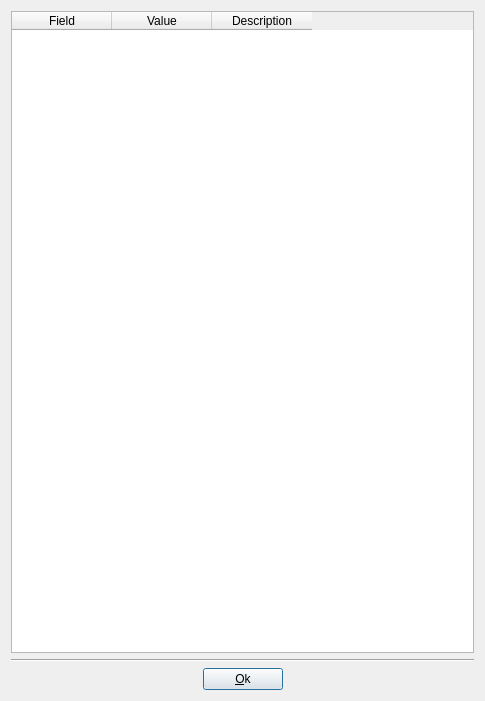
<?xml version="1.0" encoding="UTF-8"?>
<ui version="4.0">
 <class>TraceHeadDlg</class>
 <widget class="QDialog" name="TraceHeadDlg">
  <property name="geometry">
   <rect>
    <x>0</x>
    <y>0</y>
    <width>485</width>
    <height>701</height>
   </rect>
  </property>
  <property name="windowTitle">
   <string>Dialog</string>
  </property>
  <layout class="QVBoxLayout" name="verticalLayout">
   <item>
    <widget class="QTableWidget" name="tableWidget">
     <column>
      <property name="text">
       <string>Field</string>
      </property>
     </column>
     <column>
      <property name="text">
       <string>Value</string>
      </property>
     </column>
     <column>
      <property name="text">
       <string>Description</string>
      </property>
     </column>
    </widget>
   </item>
   <item>
    <widget class="Line" name="line">
     <property name="orientation">
      <enum>Qt::Horizontal</enum>
     </property>
    </widget>
   </item>
   <item>
    <layout class="QHBoxLayout" name="horizontalLayout">
     <item>
      <spacer name="horizontalSpacer">
       <property name="orientation">
        <enum>Qt::Horizontal</enum>
       </property>
       <property name="sizeHint" stdset="0">
        <size>
         <width>40</width>
         <height>20</height>
        </size>
       </property>
      </spacer>
     </item>
     <item>
      <widget class="QPushButton" name="pushButton">
       <property name="text">
        <string>&amp;Ok</string>
       </property>
      </widget>
     </item>
     <item>
      <spacer name="horizontalSpacer_2">
       <property name="orientation">
        <enum>Qt::Horizontal</enum>
       </property>
       <property name="sizeHint" stdset="0">
        <size>
         <width>40</width>
         <height>20</height>
        </size>
       </property>
      </spacer>
     </item>
    </layout>
   </item>
  </layout>
 </widget>
 <resources/>
 <connections/>
</ui>
